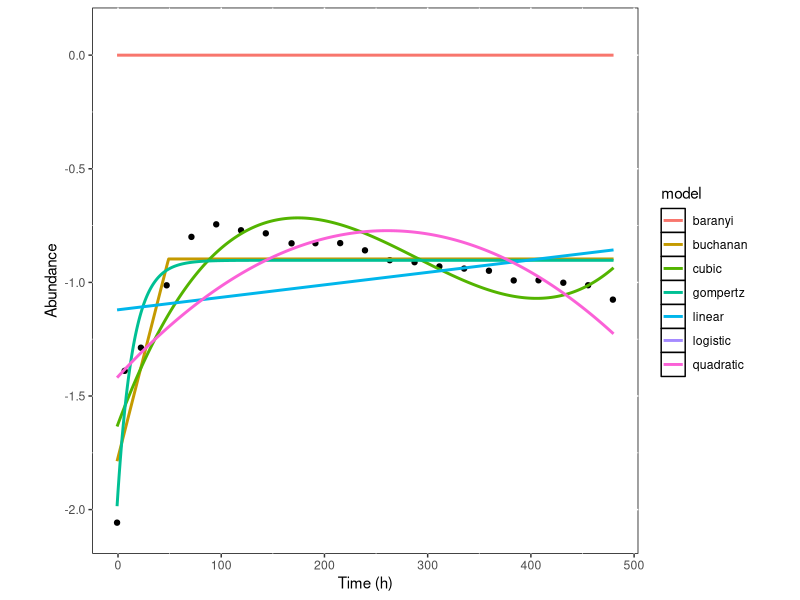
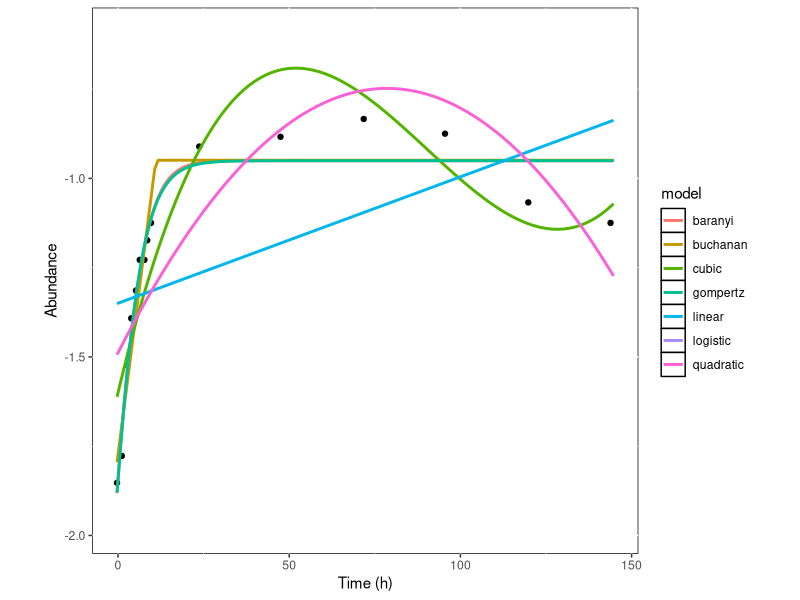
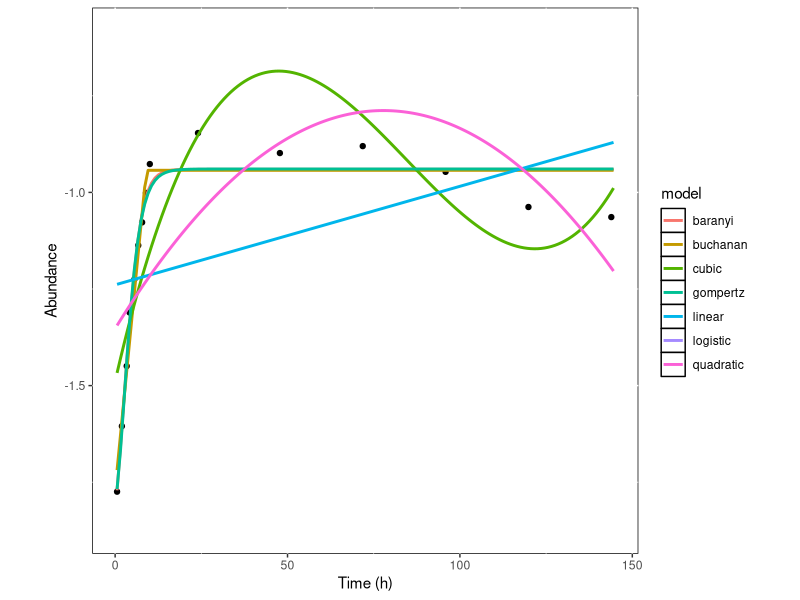
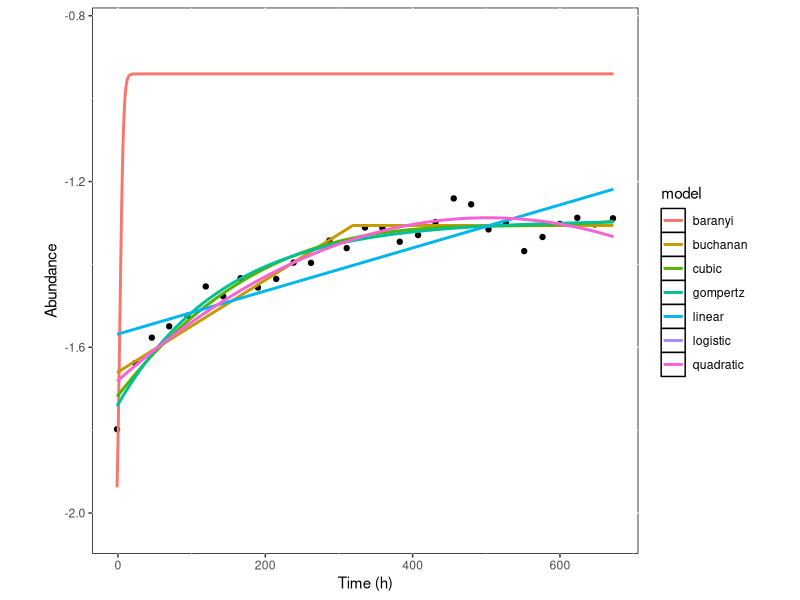
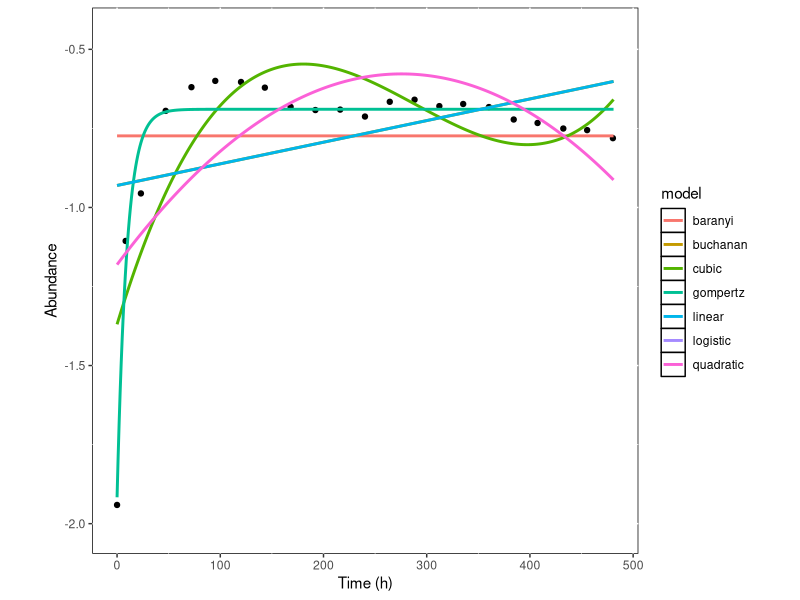
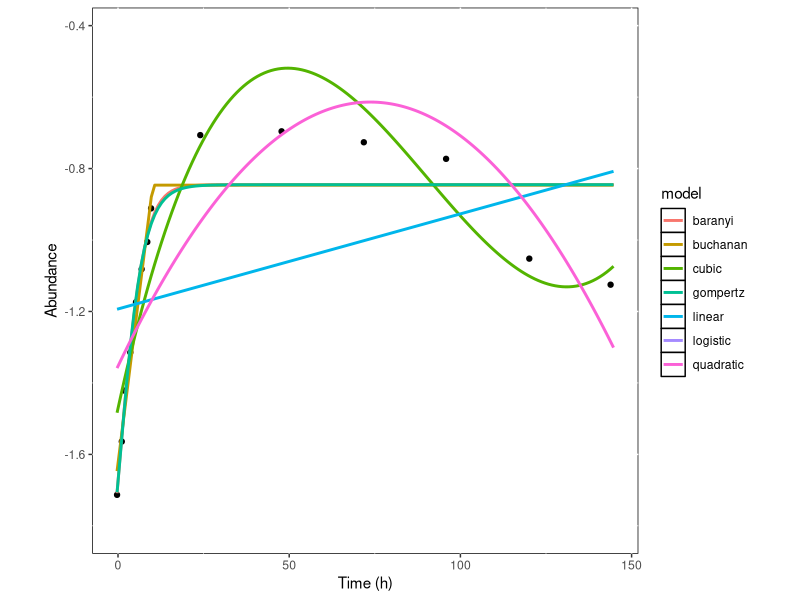
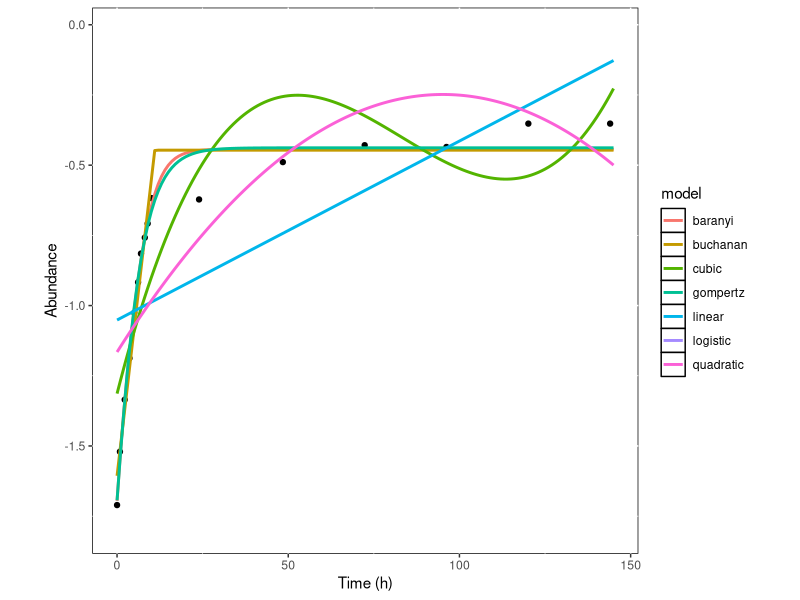
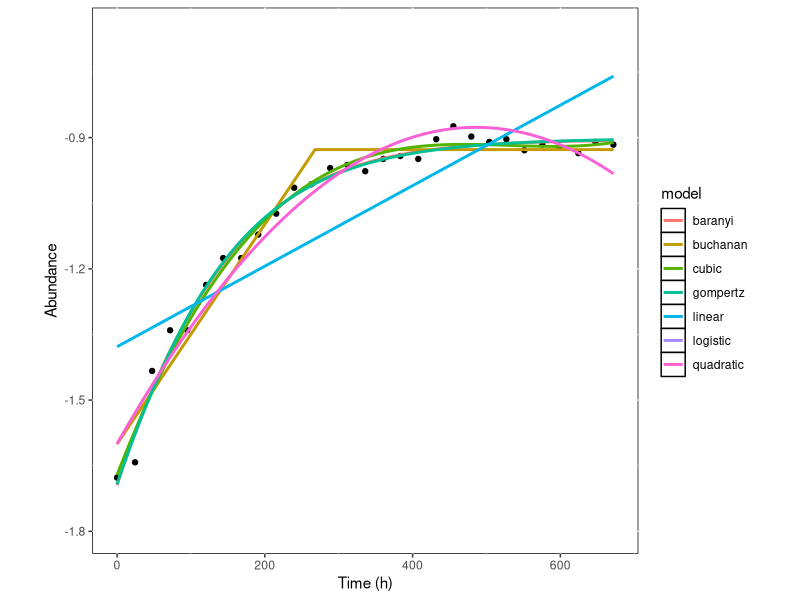

The R source for these figures, in order:
#!/usr/bin/env R

# This script first prepares the data points of each model using the estimated parameters found during NLLS fitting, and then
# plots them all on top of all the unique datasets.

# OUTPUT:
# 305 plots saved in one pdf file


# load required package and dataset
library(ggplot2, quietly = TRUE, warn.conflicts = FALSE)

df = read.csv("../data/results.csv")
data = read.csv("../data/ModifiedLogisticGrowthData.csv")

## PLOTTING ##

graphics.off()

# opening a pdf file to save all plots inside it
pdf("../results/plots/data_with_models_ggplot.pdf", onefile = TRUE)

for(i in 1:length(unique(df$ID))){
  # creating a subset at each iteration based on the unique IDs
  data_subset = subset(data, data$ID == i)
  df_subset = subset(df, df$ID == i)
  
  # creating the vector of time values for the models
  t = seq(min(data_subset$Time), max(data_subset$Time)+1, by = 1)
  
  
  ## LINEAR EQUATION ##
  
  # saving the estimated parameters inside variables
  linear_B_0 = df_subset[1,4]
  linear_B_1 = df_subset[1,5]

  # pre-allocating the vector of abundance values for the linear model
  linear = rep(NA, length(t))
  
  # calculating the abundance values
  for(j in 1:length(t)){
    linear[j] = linear_B_0 + linear_B_1*t[j]
  }
  
  
  ## QUADRATIC EQUATION ##
  
  # saving the estimated parameters inside variables
  quadratic_B_0 = df_subset[2,4]
  quadratic_B_1 = df_subset[2,5]
  quadratic_B_2 = df_subset[2,6]
  
  # pre-allocating the vector of abundance values for the quadratic model
  quadratic = rep(NA, length(t))
  
  # calculating the abundance values
  for(k in 1:length(t)){
    quadratic[k] = quadratic_B_0 + quadratic_B_1*t[k] + quadratic_B_2*(t[k])^2
  }
  
  
  ## CUBIC EQUATION ##
  
  # saving the estimated parameters inside variables
  cubic_B_0 = df_subset[3,4]
  cubic_B_1 = df_subset[3,5]
  cubic_B_2 = df_subset[3,6]
  cubic_B_3 = df_subset[3,7]
  
  # pre-allocating the vector of abundance values for the cubic model
  cubic = rep(NA, length(t))
  
  # calculating the abundance values
  for(l in 1:length(t)){
    cubic[l] = cubic_B_0 + cubic_B_1*t[l] + cubic_B_2*(t[l])^2 + cubic_B_3*(t[l])^3
  }
  
  
  ## LOGISTIC MODEL ##
  
  # saving the estimated parameters inside variables
  logistic_N_max = df_subset[4,8]
  logistic_N_0 = df_subset[4,9]
  logistic_r_max = df_subset[4,10]
  #logistic_t_lag = df_subset[4, 11]
  
  # pre-allocating the vector of abundance values for the logistic model
  logistic = rep(NA, length(t))
  
  # calculating the abundance values
  for(m in 1:length(t)){
    logistic[m] = log10((logistic_N_0 * logistic_N_max) / (logistic_N_0 + (logistic_N_max - logistic_N_0) * exp(-logistic_r_max * t[m])))
  }
  
  
  ## GOMPERTZ MODEL ##
  
  # saving the estimated parameters inside variables
  gompertz_N_max = df_subset[5,8]
  gompertz_N_0 = df_subset[5,9]
  gompertz_r_max = df_subset[5,10]
  gompertz_t_lag = df_subset[5,11]
  
  # pre-allocating the vector of abundance values for the gompertz model
  gompertz = rep(NA, length(t))
  
  # calculating the abundance values
  for(n in 1:length(t)){
    gompertz[n] = gompertz_N_0 + (gompertz_N_max - gompertz_N_0) * exp(-exp(gompertz_r_max * exp(1) * (gompertz_t_lag - t[n])/((gompertz_N_max - gompertz_N_0) * log(10)) + 1))
  }
  
  
  ## BARANYI MODEL ##
  
  # saving the estimated parameters inside variables
  baranyi_N_max = df_subset[6,8]
  baranyi_N_0 = df_subset[6,9]
  baranyi_r_max = df_subset[6,10]
  baranyi_t_lag = df_subset[6,11]
  
  # pre-allocating the vector of abundance values for the gompertz model
  baranyi = rep(NA, length(t))
  
  # calculating the abundance values
  for(o in 1:length(t)){
    baranyi[o] = baranyi_N_max + log10((-1+exp(baranyi_r_max*baranyi_t_lag) + exp(baranyi_r_max*t[o]))/(exp(baranyi_r_max*t[o]) - 1 + exp(baranyi_r_max*baranyi_t_lag) * 10^(baranyi_N_max-baranyi_N_0)))
  }
  
  ## BUCHANAN MODEL ##
  
  # saving the estimated parameters inside variables
  buchanan_N_max = df_subset[7,8]
  buchanan_N_0 = df_subset[7,9]
  buchanan_r_max = df_subset[7,10]
  buchanan_t_lag = df_subset[7,11]
  
  # pre-allocating the vector of abundance values for the gompertz model
  buchanan = rep(NA, length(t))
  
  # calculating the abundance values
  for(p in 1:length(t)){
    buchanan[p] = buchanan_N_0 + (t[p] >= buchanan_t_lag) * (t[p] <= (buchanan_t_lag + (buchanan_N_max - buchanan_N_0) * log(10)/buchanan_r_max)) * buchanan_r_max * (t[p] - buchanan_t_lag)/log(10) + (t[p] >= buchanan_t_lag) * (t[p] > (buchanan_t_lag + (buchanan_N_max - buchanan_N_0) * log(10)/buchanan_r_max)) * (buchanan_N_max - buchanan_N_0)
  }
  
  ## PREPARING A DATAFRAME WITH THE PLOTTING VALUES OF THE MODELS TO FEED IT TO GGPLOT2 ##
  linear_data = data.frame(t, linear, rep('linear', length(t)))
  names(linear_data) = c('t', 'Abundance', 'model')
  
  quadratic_data = data.frame(t, quadratic, rep('quadratic', length(t)))
  names(quadratic_data) = c('t', 'Abundance', 'model')
  
  cubic_data = data.frame(t, cubic, rep('cubic', length(t)))
  names(cubic_data) = c('t', 'Abundance', 'model')
  
  logistic_data = data.frame(t, logistic, rep('logistic', length(t)))
  names(logistic_data) = c('t', 'Abundance', 'model')
  
  gompertz_data = data.frame(t, gompertz, rep('gompertz', length(t)))
  names(gompertz_data) = c('t', 'Abundance', 'model')
  
  baranyi_data = data.frame(t, baranyi, rep('baranyi', length(t)))
  names(baranyi_data) = c('t', 'Abundance', 'model')
  
  buchanan_data = data.frame(t, buchanan, rep('buchanan', length(t)))
  names(buchanan_data) = c('t', 'Abundance', 'model')
  
  model_data = rbind(linear_data, quadratic_data, cubic_data, logistic_data, gompertz_data, baranyi_data, buchanan_data)
  
  # plotting dataset with all the models overlaid
  print(ggplot(data = data_subset, aes(x = Time, y = PopBio_Log10)) +
    geom_point() +
    coord_cartesian(ylim=c(min(model_data$Abundance[!is.nan(model_data$Abundance)])-0.1, max(model_data$Abundance[!is.nan(model_data$Abundance)])+0.1)) +
    geom_line(data = model_data, aes(x = t, y = Abundance, col = model), size = 1) +
    theme(panel.background = element_rect(fill = 'white', colour = 'black'), aspect.ratio = 1) +
    labs(x = "Time (h)", y = "Abundance"))
}
    
dev.off()


## ANALYSIS ##

info_criteria = vector(mode = "list", length = 305)
for(i in 1:length(unique(df$ID))){
  # creating a subset at each iteration based on the unique IDs
  data_subset = subset(data, data$ID == i)
  df_subset = subset(df, df$ID == i)
  
  # VERY CRUCIAL! if some models did not converge, make sure to remove their corresponding rows, otherwise they might end up being selected as AIC_min
  # (e.g. when the rest of the AIC values are positive)
  if(length(which(df_subset$AIC.AIC_c==0))!=0 | length(which(df_subset$AIC.AIC_c==Inf))!=0){
    df_subset = df_subset[-c(which(df_subset$AIC.AIC_c==0), which(df_subset$AIC.AIC_c==Inf)),]
  }
  
  info_criteria[[i]] = data.frame("index" = df_subset$model_ID, "AIC.AIC_c" = df_subset$AIC.AIC_c, "delta_AIC.AIC_c" = df_subset$AIC.AIC_c - min(df_subset$AIC.AIC_c))
  
  likelihood_model = exp(-0.5*info_criteria[[i]]$delta_AIC.AIC_c)
  akaike_weight = likelihood_model / sum(likelihood_model)
  
  info_criteria[[i]] = cbind(info_criteria[[i]], likelihood_model, akaike_weight)
  info_criteria[[i]] = info_criteria[[i]][order(info_criteria[[i]]$delta_AIC.AIC_c),]
  
  evidence_ratio = info_criteria[[i]]$akaike_weight[1] / info_criteria[[i]]$akaike_weight
  
  info_criteria[[i]] = cbind(info_criteria[[i]], evidence_ratio)
}
